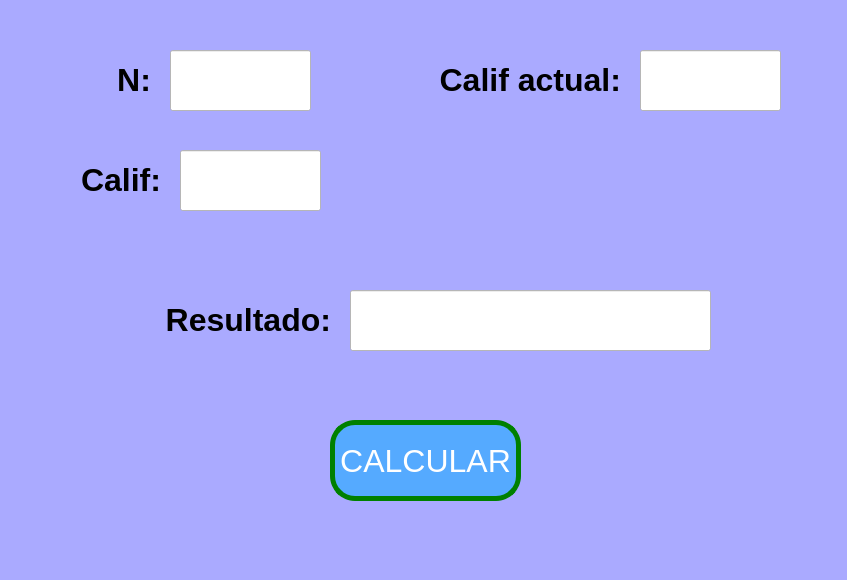
<?xml version="1.0" encoding="UTF-8"?>
<ui version="4.0">
 <class>MainWindow</class>
 <widget class="QMainWindow" name="MainWindow">
  <property name="geometry">
   <rect>
    <x>0</x>
    <y>0</y>
    <width>847</width>
    <height>580</height>
   </rect>
  </property>
  <property name="font">
   <font>
    <pointsize>24</pointsize>
    <weight>75</weight>
    <bold>true</bold>
   </font>
  </property>
  <property name="windowTitle">
   <string>MainWindow</string>
  </property>
  <property name="styleSheet">
   <string notr="true">background-color: rgb(170, 170, 255);

</string>
  </property>
  <widget class="QWidget" name="centralwidget">
   <widget class="QPushButton" name="btn_operacion">
    <property name="geometry">
     <rect>
      <x>330</x>
      <y>420</y>
      <width>191</width>
      <height>81</height>
     </rect>
    </property>
    <property name="font">
     <font>
      <pointsize>24</pointsize>
      <weight>50</weight>
      <bold>false</bold>
     </font>
    </property>
    <property name="styleSheet">
     <string notr="true">background-color: rgb(85, 170, 255);
color: rgb(255, 255, 255);
border-radius:25px;
border: 5px solid green;</string>
    </property>
    <property name="text">
     <string>CALCULAR</string>
    </property>
   </widget>
   <widget class="QLineEdit" name="txt_n">
    <property name="geometry">
     <rect>
      <x>170</x>
      <y>50</y>
      <width>141</width>
      <height>61</height>
     </rect>
    </property>
    <property name="font">
     <font>
      <pointsize>48</pointsize>
      <weight>75</weight>
      <bold>true</bold>
     </font>
    </property>
    <property name="styleSheet">
     <string notr="true">background-color: rgb(255, 255, 255);</string>
    </property>
    <property name="text">
     <string/>
    </property>
    <property name="alignment">
     <set>Qt::AlignCenter</set>
    </property>
   </widget>
   <widget class="QLabel" name="label">
    <property name="geometry">
     <rect>
      <x>110</x>
      <y>60</y>
      <width>41</width>
      <height>41</height>
     </rect>
    </property>
    <property name="text">
     <string>&lt;html&gt;&lt;head/&gt;&lt;body&gt;&lt;p align=&quot;right&quot;&gt;&lt;span style=&quot; font-size:24pt; font-weight:600;&quot;&gt;N:&lt;/span&gt;&lt;/p&gt;&lt;/body&gt;&lt;/html&gt;</string>
    </property>
   </widget>
   <widget class="QLabel" name="label_2">
    <property name="geometry">
     <rect>
      <x>70</x>
      <y>160</y>
      <width>91</width>
      <height>41</height>
     </rect>
    </property>
    <property name="text">
     <string>&lt;html&gt;&lt;head/&gt;&lt;body&gt;&lt;p align=&quot;right&quot;&gt;&lt;span style=&quot; font-size:24pt; font-weight:600;&quot;&gt;Calif:&lt;/span&gt;&lt;/p&gt;&lt;/body&gt;&lt;/html&gt;</string>
    </property>
   </widget>
   <widget class="QLineEdit" name="txt_calif">
    <property name="geometry">
     <rect>
      <x>180</x>
      <y>150</y>
      <width>141</width>
      <height>61</height>
     </rect>
    </property>
    <property name="font">
     <font>
      <pointsize>48</pointsize>
      <weight>75</weight>
      <bold>true</bold>
     </font>
    </property>
    <property name="styleSheet">
     <string notr="true">background-color: rgb(255, 255, 255);</string>
    </property>
    <property name="text">
     <string/>
    </property>
    <property name="alignment">
     <set>Qt::AlignCenter</set>
    </property>
   </widget>
   <widget class="QLabel" name="label_3">
    <property name="geometry">
     <rect>
      <x>430</x>
      <y>60</y>
      <width>191</width>
      <height>41</height>
     </rect>
    </property>
    <property name="text">
     <string>&lt;html&gt;&lt;head/&gt;&lt;body&gt;&lt;p align=&quot;right&quot;&gt;&lt;span style=&quot; font-size:24pt; font-weight:600;&quot;&gt;Calif actual:&lt;/span&gt;&lt;/p&gt;&lt;/body&gt;&lt;/html&gt;</string>
    </property>
   </widget>
   <widget class="QLineEdit" name="txt_calif_actual">
    <property name="geometry">
     <rect>
      <x>640</x>
      <y>50</y>
      <width>141</width>
      <height>61</height>
     </rect>
    </property>
    <property name="font">
     <font>
      <pointsize>48</pointsize>
      <weight>75</weight>
      <bold>true</bold>
     </font>
    </property>
    <property name="styleSheet">
     <string notr="true">background-color: rgb(255, 255, 255);</string>
    </property>
    <property name="text">
     <string/>
    </property>
    <property name="alignment">
     <set>Qt::AlignCenter</set>
    </property>
   </widget>
   <widget class="QLineEdit" name="txt_resultado">
    <property name="geometry">
     <rect>
      <x>350</x>
      <y>290</y>
      <width>361</width>
      <height>61</height>
     </rect>
    </property>
    <property name="font">
     <font>
      <pointsize>48</pointsize>
      <weight>75</weight>
      <bold>true</bold>
     </font>
    </property>
    <property name="styleSheet">
     <string notr="true">background-color: rgb(255, 255, 255);</string>
    </property>
    <property name="text">
     <string/>
    </property>
    <property name="alignment">
     <set>Qt::AlignCenter</set>
    </property>
   </widget>
   <widget class="QLabel" name="label_4">
    <property name="geometry">
     <rect>
      <x>160</x>
      <y>300</y>
      <width>171</width>
      <height>41</height>
     </rect>
    </property>
    <property name="text">
     <string>&lt;html&gt;&lt;head/&gt;&lt;body&gt;&lt;p align=&quot;right&quot;&gt;&lt;span style=&quot; font-size:24pt; font-weight:600;&quot;&gt;Resultado:&lt;/span&gt;&lt;/p&gt;&lt;/body&gt;&lt;/html&gt;</string>
    </property>
   </widget>
  </widget>
  <widget class="QMenuBar" name="menubar">
   <property name="geometry">
    <rect>
     <x>0</x>
     <y>0</y>
     <width>847</width>
     <height>22</height>
    </rect>
   </property>
  </widget>
 </widget>
 <resources/>
 <connections/>
</ui>
